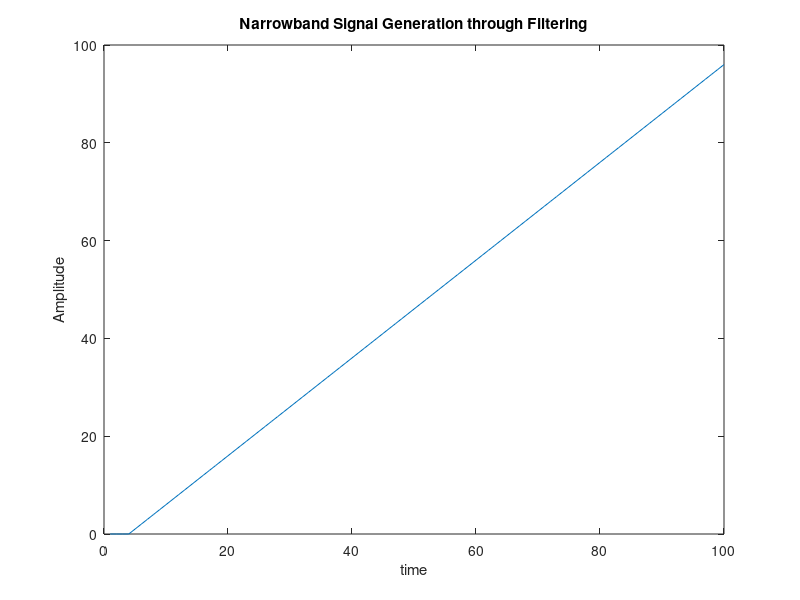

MATLAB code for this plot:
clc;
clear all;
close all;

% COnsider H(z) = Y(z)/X(z) = z^-2/ 1- 2cos(wT).z^-1 + z^-2
% => Numerator Co-efficients = [0,0,1] and Denominator Co-efficients = [1, -cos(wT), 1]
f0 = input('Enter Oscillating frequency f0: ');
fs = input('Enter Sampling frequency fs: ');
T = 1/fs;
w = 2*pi*f0;
num = [0 0 1];
den = [1 -2*cos(w*T) 1];
x = [0 0 1 zeros(1, 97)];
y = filter(num, den, x);

figure;
plot(y);
xlabel('time');
ylabel('Amplitude');
title('Narrowband Signal Generation through Filtering');
